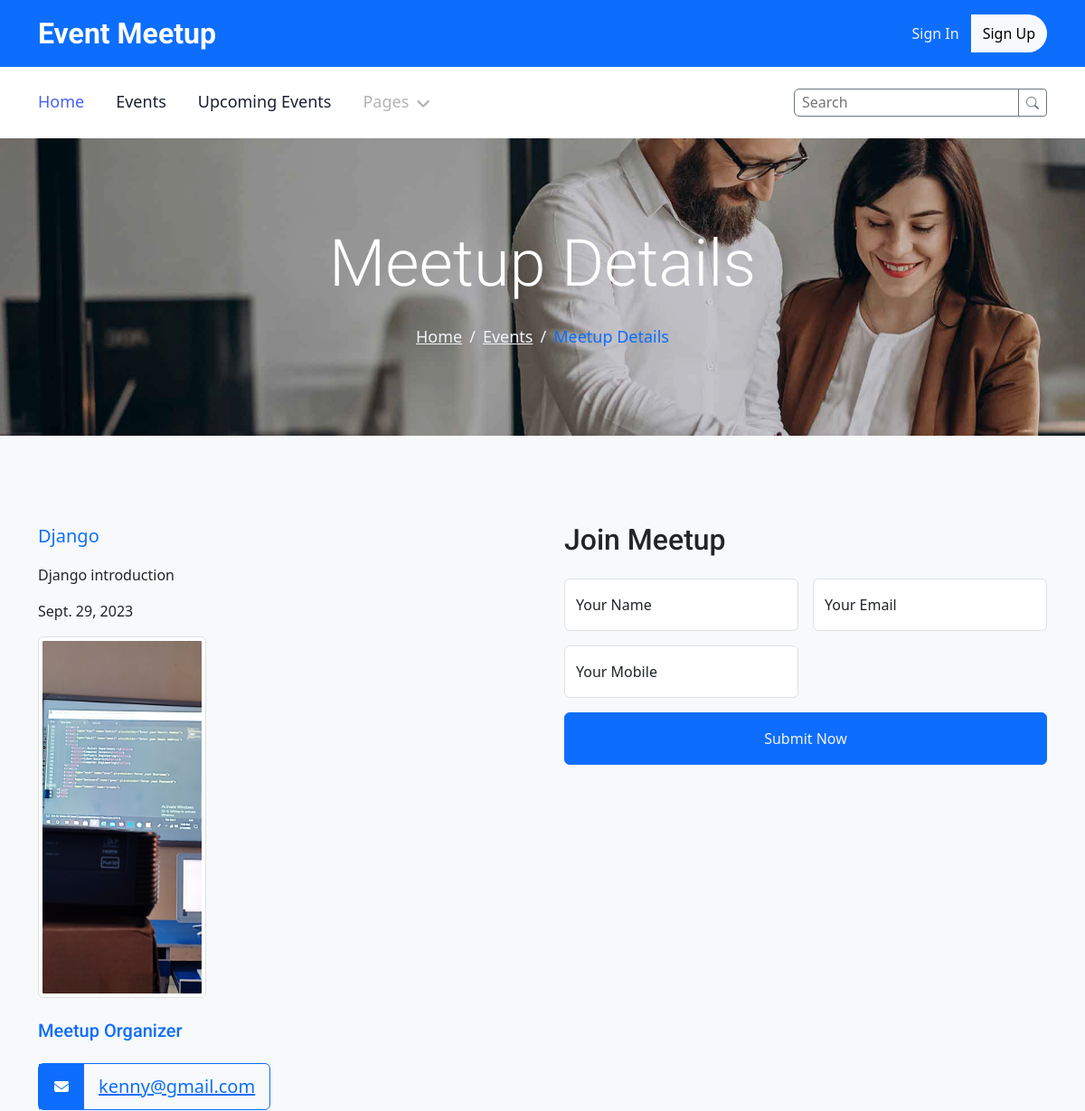
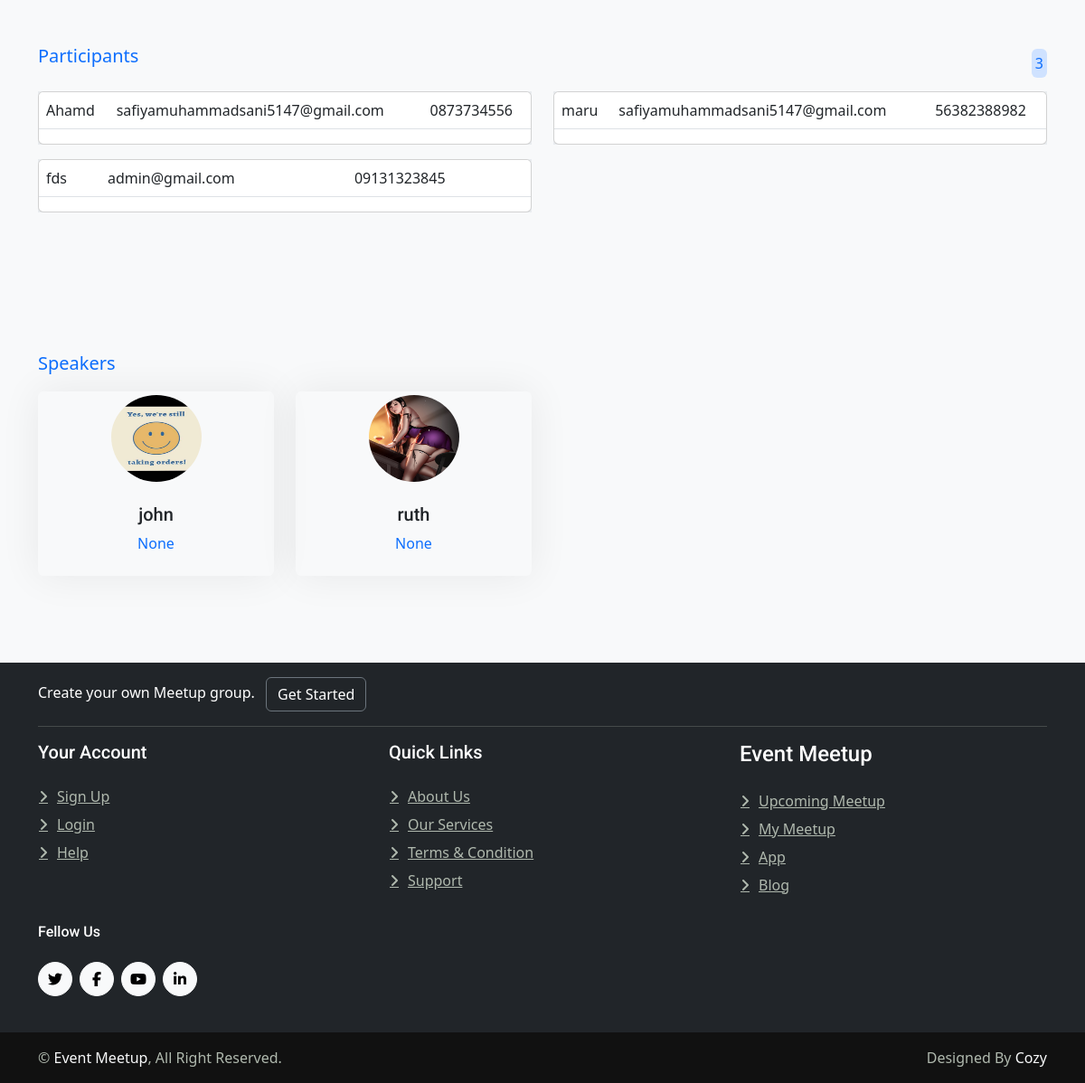
The app's page /meetup/Django with its own data (2 pictures, top to bottom).
### meetup/models.py (models this page shows, shortened)
class Meetup(models.Model):
    user = models.ForeignKey(myUser, on_delete=models.CASCADE, blank=True, null=True)
    organizer_email = models.EmailField(max_length=254, null=True)
    title = models.CharField(max_length=500)
    slug = models.SlugField(unique=True)
    description = models.TextField()
    image = models.ImageField(upload_to='image')
    location_name = models.CharField( max_length=50, blank=True,null=True)
    location_address = models.TextField(blank=True, null=True)
    location = models.ForeignKey(Location, on_delete=models.CASCADE, null=True)
    participant =models.ManyToManyField(Participant, blank=True)
    meetup_speakers =models.ManyToManyField(Speaker, blank=True, null=True)
    activate = models.BooleanField(default=True)
    meetup_time = models.DateTimeField(auto_now_add=True)
    meetup_date = models.DateField(blank=True, null=True)
    meetup_endtime = models.TimeField()
    from_date = models.DateField()
    to_date = models.DateField()

class Participant(models.Model):
    email = models.EmailField()
    name = models.CharField(max_length=200, blank=True, null=True)
    phone = models.CharField(max_length=15, blank=True, null=True)

class Speaker(models.Model):
    user = models.ForeignKey(myUser, on_delete=models.CASCADE,  null=True, blank=True)
    name = models.CharField(max_length=200)
    proffession = models.CharField(max_length=200, null=True)
    email = models.EmailField(max_length=200, blank=True, null=True)
    phone = models.CharField(max_length=200, blank=True, null=True)
    meetup_name = models.CharField(max_length=200, blank=True, null=True)
    image = models.ImageField(upload_to='speaker_img')
    bio = models.TextField(blank=True, null=True)

### meetup/views.py (the view, shortened to what this page needs)
# urls.py: path('meetup/<slug:meetup_slug>', views.meetup_details, name='meetup_detail'),
def meetup_details(request, meetup_slug):
    selected_meetup =Meetup.objects.get(slug =meetup_slug)    # getting slug data from model(Meetup.objects)
    if request.method=='GET':
        participantForm=ParticipantForm()
    participants=selected_meetup.participant.all()
    speakers=selected_meetup.meetup_speakers.all()
    count = participants.count()
    context={
        'meetup': selected_meetup,
        'form':participantForm,
        'participants': participants,
        'count': count,
        'speakers': speakers,
    }
    return render(request, 'meetup/meetup_details.html', context)

### meetup/forms.py
class ParticipantForm(forms.ModelForm):
    class Meta:
        model = Participant
        fields = ['name', 'email', 'phone']

### meetup/templates/meetup/meetup_details.html (shortened to what this page needs)
{% extends 'meetup/partials/base.html' %}
{% block banner %}
<div
	class="container-fluid page-header py-5 mb-5 wow fadeIn"
	data-wow-delay="0.1s">
	<div class="container text-center py-5">
		<h1 class="display-2 text-white mb-4 animated slideInDown">
			Meetup Details
		</h1>
		<nav aria-label="breadcrumb animated slideInDown">
			<ol class="breadcrumb justify-content-center mb-0">
				<li class="breadcrumb-item"><a href="#">Home</a></li>
				<li class="breadcrumb-item"><a href="#">Events</a></li>
				<li class="breadcrumb-item text-primary" aria-current="page">
					Meetup Details
				</li>
			</ol>
		</nav>
	</div>
</div>
{% endblock banner %}
{% block content %}
<div class="container-xxl py-5">
	<div class="container">
		<div class="row g-5">
			<div class="col-lg-6 wow fadeInUp" data-wow-delay="0.1s">
				<p class="fs-5 fw-medium text-primary">{{meetup.title}}</p>
				<p>{{meetup.description}}</p>
				<p>{{meetup.from_date}}</p>
				<p class="mb-4">
					<img
						src="{{meetup.image.url}}"
						alt="{{meetup.title}}"
						style="width: auto; height: 400px; object-fit: cover"
						class="img-thumbnail" />
				</p>
				<div class="col-lg-6 wow fadeInUp">
					<h1 class="fs-5 fw-medium text-primary mb-4">Meetup Organizer</h1>
					<a
						class="d-inline-flex align-items-center rounded border border-primary"
						href="mailto:{{meetup.organizer_email}}">
						<span
							class="btn-lg-square bg-primary"
							style="width: 50px; height: 50px;">
							<i class="fa fa-envelope text-white"></i>
						</span>
						<span class="fs-5 fw-medium text-primary-subtle mx-3">{{meetup.organizer_email}}</span>
					</a>
				</div>
			</div>
			<div class="col-lg-6 wow fadeInUp my-5" data-wow-delay="0.5s">
				<h2 class="mb-4">Join Meetup</h2>
				<form class="row g-3" method="POST">
					<div class="col-sm-6">
						<div class="form-floating">
							<input
								type="text"
								class="form-control"
								id="name"
								name="name"
								placeholder="Your Name" />
							<label for="name">Your Name</label>
						</div>
					</div>
					<div class="col-sm-6">
						<div class="form-floating">
							<input
								type="email"
								class="form-control"
								id="mail"
								name="email"
								placeholder="Your Email" />
							<label for="mail">Your Email</label>
						</div>
					</div>
					<div class="col-sm-6">
						<div class="form-floating">
							<input
								type="text"
								class="form-control"
								id="mobile"
								name="phone"
								placeholder="Your Mobile" />
							<label for="mobile">Your Mobile</label>
						</div>
					</div>
					<div class="col-12 text-center">
						<button class="btn btn-primary w-100 py-3" type="submit">
							Submit Now
						</button>
					</div>
				</form>
			</div>
			<div class="my-5">
                <div class="d-flex">
                    <p class="fs-5 fw-medium text-primary align-self-center">
                        Participants
                    </p>
                    <span class="barge bg-primary-subtle text-primary ms-auto align-self-center rounded p-1 fs-6">{{count}}</span>
                </div>
				<div class="row">
                    {% for participant in participants%}
					<div class="col-md-6 my-2">
						<div class="border-0 bg-body-secondary">
							<div class=" card d-flex position-relative table-responsive">
                                <table class="table">
                                    <tbody>
                                        <tr>
                                            <td>{{participant.name}}</td>
                                            <td>{{participant.email}}</td>
                                            <td>{{participant.phone}}</td>
                                        </tr>
                                    </tbody>
                                </table>
							</div>
						</div>
					</div>
                    {% endfor %}
				</div>
			</div>
		</div>
	</div>
</div>
<div class="container-xxl py-5">
	<div class="container">
		<div class="wow fadeInUp" data-wow-delay="0.1s" style="max-width: 500px">
			<p class="fs-5 fw-medium text-primary">Speakers</p>
		</div>
		<div class="row g-4">
			{% for speaker in speakers %}
			<div class="col-lg-3 col-md-6 wow fadeInUp" data-wow-delay="0.1s">
				<div class="team-item rounded overflow-hidden pb-4">
					<img class="img-fluid rounded-pill pt-1 mb-4" src="{{speaker.image.url}}" alt="" style="height:100px; width:100px"/>
					<h5>{{speaker.name}}</h5>
					<span class="text-primary">{{speaker.proffession}}</span>
				</div>
			</div>
			{% endfor %}
		</div>
	</div>
</div>
{% endblock content %}

### meetup/templates/meetup/partials/base.html (shortened to what this page needs)
{% load static%}
<!DOCTYPE html>
<html lang="en">
<head>
    <link href="https://cdnjs.cloudflare.com/ajax/libs/font-awesome/5.10.0/css/all.min.css" rel="stylesheet">
    <link href="https://cdn.jsdelivr.net/npm/bootstrap-icons@1.4.1/font/bootstrap-icons.css" rel="stylesheet">
    <link href="{% static 'meetup/lib/animate/animate.min.css' %}" rel="stylesheet">
    <link href="{% static 'meetup/lib/owlcarousel/assets/owl.carousel.min.css' %}" rel="stylesheet">
    <link href="{% static 'meetup/lib/lightbox/css/lightbox.min.css' %}" rel="stylesheet">
    <link href="{% static 'meetup/css/bootstrap.min.css'%}" rel="stylesheet">
    <link href="https://cdn.jsdelivr.net/npm/bootstrap@5.3.0/dist/css/bootstrap.min.css" rel="stylesheet">
    <link href="{% static 'meetup/css/style.css'%}" rel="stylesheet">
</head>
<body class="bg-body-tertiary">
  {% include 'meetup/partials/nav.html'%}
  {%block banner%}{%endblock%}
  {% block content %}
  {% endblock content %}
  {% include 'meetup/partials/footer.html' %}
</body>
</html>

### meetup/templates/meetup/partials/nav.html (shortened to what this page needs)
<div class="container-fluid bg-primary text-white d-none d-lg-flex">
    <div class="container py-3">
        <div class="d-flex align-items-center">
            <a href="{% url 'meetup-index' %}">
                <h2 class="text-white fw-bold m-0">Event Meetup</h2>
            </a>
            <div class="ms-auto d-flex align-items-center">
                {%if request.user.is_authenticated%}
                <a class="btn btn-info" href="{% url 'meetup_logout' %}"><i class=" fa fa-right-from-bracket"></i> Logout</a>
                {%else%}
                <span><a href="{% url 'meetup_login' %}" class="btn btn-primary rounded-start-pill py-2">Sign In</a></span>
                <a href="{% url 'meetup_register' %}" class="btn btn-light rounded-end-pill py-2">Sign Up</a>
                {%endif%}
            </div>
        </div>
    </div>
</div>
<div class="container-fluid bg-white sticky-top">
    <div class="container">
        <nav class="navbar navbar-expand-lg bg-white navbar-light p-lg-0">
            <div class="collapse navbar-collapse" id="navbarCollapse">
                <div class="navbar-nav">
                    {%if request.user.is_authenticated%}
                    <a href="{% url 'meetup-index' %}" class="nav-item nav-link active">Home</a>
                    <a href="{% url 'meetup-event' %}" class="nav-item nav-link">Events</a>
                    <a href="{% url 'upcoming_meetup'%}" class="nav-item nav-link">Upcoming Events</a>
                    <a href="{% url 'user-meetup' request.user.id %}" class="nav-item nav-link">My Meetup</a>
                    <div class="nav-item dropdown">
                        <a href="#" class="nav-link dropdown-toggle disabled" data-bs-toggle="dropdown">Pages</a>
                        <div class="dropdown-menu bg-light rounded-0 rounded-bottom m-0">
                            <a href="feature.html" class="dropdown-item">Features</a>
                            <a href="team.html" class="dropdown-item">Our Team</a>
                            <a href="testimonial.html" class="dropdown-item">Testimonial</a>
                            <a href="quote.html" class="dropdown-item">Quotation</a>
                        </div>
                    </div>
                    <a href="{% url 'meetup_logout' %}" class="nav-item nav-link d-lg-none">Logout</a>
                    {% else %}
                    <a href="{% url 'meetup-index' %}" class="nav-item nav-link active">Home</a>
                    <a href="{% url 'meetup-event' %}" class="nav-item nav-link">Events</a>
                    <a href="{% url 'upcoming_meetup'%}" class="nav-item nav-link">Upcoming Events</a>
                    <div class="nav-item dropdown">
                        <a href="#" class="nav-link dropdown-toggle disabled" data-bs-toggle="dropdown">Pages</a>
                    </div>
                    {% endif %}
                </div>
                <div class="ms-auto d-lg-flex">
                    <form action="" method="GET">
                       <div class="ms-auto d-flex input-group-sm input-group">
                            <input type="search" class="form-group rounded-start border border-secondary  px-2" name="search" placeholder="Search" aria-describedby="button-addon">
                            <button class="btn btn-outline-secondary btn-sm bi-search" type="submit" id="button-addon"></button>
                        </div>
                    </form>
                </div>
            </div>
        </nav>
    </div>
</div>

### meetup/templates/meetup/partials/footer.html (shortened to what this page needs)
<div class="container-fluid bg-dark footer mt-5 wow fadeIn" data-wow-delay="0.1s">
    <div class="container py-3">
        <p class="text-white">Create your own Meetup group. <a href="" class="btn btn-outline-secondary text-white ms-2">Get Started</a></p>
        <hr>
        <div class="row g-5">
            <div class="col-md-4">
                <h5 class="text-white mb-4">Your Account</h5>
                <a class="btn btn-link" href="">Sign Up</a>
                <a class="btn btn-link" href="">Login</a>
                <a class="btn btn-link" href="">Help</a>
            </div>
            <div class="col-md-4">
                <h5 class="text-white mb-4">Quick Links</h5>
                <a class="btn btn-link" href="">About Us</a>
                <a class="btn btn-link" href="">Our Services</a>
                <a class="btn btn-link" href="">Terms & Condition</a>
                <a class="btn btn-link" href="">Support</a>
            </div>
            <div class="col-md-4">
                <h4 class="text-white mb-4">Event Meetup</h4>
                <a class="btn btn-link" href="">Upcoming Meetup</a>
                <a class="btn btn-link" href="">My Meetup</a>
                <a class="btn btn-link" href="">App</a>
                <a class="btn btn-link" href="">Blog</a>
            </div>
        </div>
        <div class="text-white mb-4 my-4">
            <h4 class="fs-6">Fellow Us</h4>
            <div class="d-flex pt-3">
                <a class="btn btn-square btn-light rounded-circle me-2" href=""><i
                        class="fab fa-twitter"></i></a>
                <a class="btn btn-square btn-light rounded-circle me-2" href=""><i
                        class="fab fa-facebook-f"></i></a>
                <a class="btn btn-square btn-light rounded-circle me-2" href=""><i
                        class="fab fa-youtube"></i></a>
                <a class="btn btn-square btn-light rounded-circle me-2" href=""><i
                        class="fab fa-linkedin-in"></i></a>
            </div>
        </div>
    </div>
</div>
<div class="container-fluid copyright py-3">
    <div class="container">
        <div class="row">
            <div class="col-md-6 text-center text-md-start mb-3 mb-md-0">
                &copy; <a class="fw-normal text-light text-decoration-none" href="{% url 'meetup-index' %}">Event Meetup</a>, All Right Reserved.
            </div>
            <div class="col-md-6 text-center text-md-end">
                Designed By <a class="fw-normal text-light text-decoration-none" href="">Cozy</a>
            </div>
        </div>
    </div>
</div>

### meetup/static/meetup/css/style.css (style rules this page uses)
:root { --primary: #4761FF; --secondary: #555555; --light: #F1F3FA; --dark: #1C2035; }
.fw-medium { font-weight: 500; }
.btn { transition: .5s; font-weight: 500; }
.btn-primary, .btn-outline-primary:hover { color: var(--light); }
.btn-square { width: 38px; height: 38px; }
.btn-lg-square { width: 48px; height: 48px; }
.btn-square, .btn-sm-square, .btn-lg-square { padding: 0; display: flex; align-items: center; justify-content: center; font-weight: normal; }
.sticky-top { top: -100px; transition: .5s; }
.navbar .navbar-nav .nav-link { margin-right: 35px; padding: 25px 0; color: var(--dark); font-size: 18px; font-weight: 500; outline: none; }
.navbar .navbar-nav .nav-link:hover, .navbar .navbar-nav .nav-link.active { color: var(--primary); }
.navbar .dropdown-toggle::after { border: none; content: "\f107"; font-family: "Font Awesome 5 Free"; font-weight: 900; vertical-align: middle; margin-left: 8px; }
.page-header { background: linear-gradient(rgba(0, 0, 0, .1), rgba(0, 0, 0, .1)), url(../img/carousel-1.jpg) center center no-repeat; background-size: cover; }
.page-header .breadcrumb-item+.breadcrumb-item::before { color: var(--light); }
.page-header .breadcrumb-item, .page-header .breadcrumb-item a { font-size: 18px; color: var(--light); }
.team-item { position: relative; text-align: center; box-shadow: 0 0 45px rgba(0, 0, 0, .07); }
.footer { color: #B0B9AE; }
.footer .btn.btn-link { display: block; margin-bottom: 5px; padding: 0; text-align: left; color: #B0B9AE; font-weight: normal; text-transform: capitalize; transition: .3s; }
.footer .btn.btn-link::before { position: relative; content: "\f105"; font-family: "Font Awesome 5 Free"; font-weight: 900; margin-right: 10px; }
.copyright { color: #B0B9AE; }
.copyright { background: #111111; }

### records on screen
Meetup: title "Django", description "Django introduction", from_date "Sept. 29, 2023", image (picture), organizer_email "kenny@gmail.com"
Participant: name "Ahamd", email "safiyamuhammadsani5147@gmail.com", phone "0873734556"
Participant: name "maru", email "safiyamuhammadsani5147@gmail.com", phone "56382388982"
Participant: name "fds", email "admin@gmail.com", phone "09131323845"
Speaker: image (picture), name "john", proffession "None"
Speaker: image (picture), name "ruth", proffession "None"

### other values on screen
{{ count }} "3"
